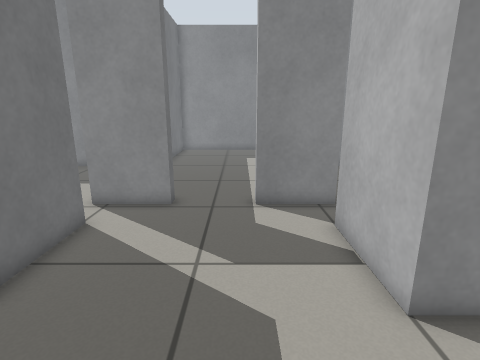
[1] (above)

19 first-person views from a walk through a world built for the Gazebo simulator. The camera is 0.88 m above the floor, tilts 14° down and sees 80° across. The floor is counted in squares, 0.25 m on a side. Each view is taken from the middle of a square. On the plan, view 1 faces up. The plan holds only what a view shows up to about 20 squares ahead; the rest is blank.

[2]
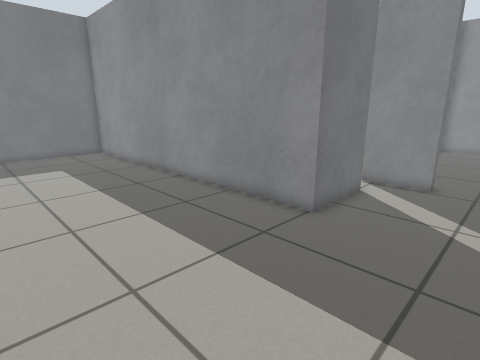

[3]
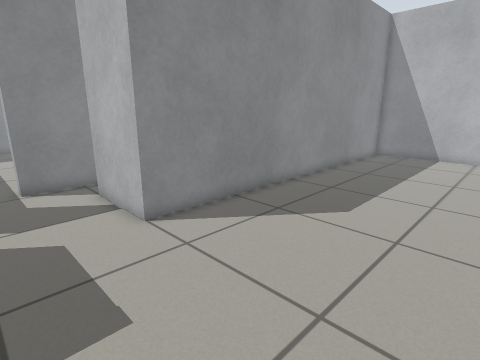

[4]
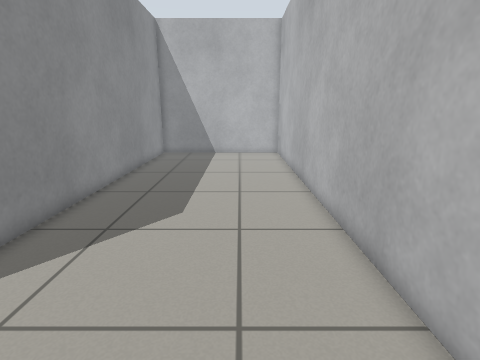

[5]
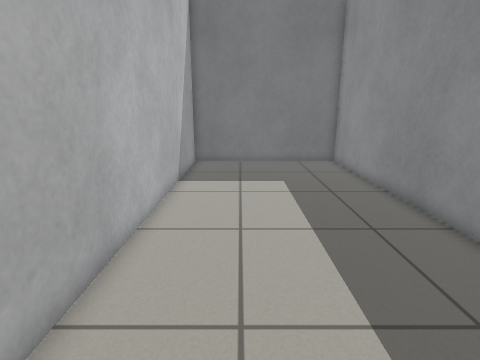

[6]
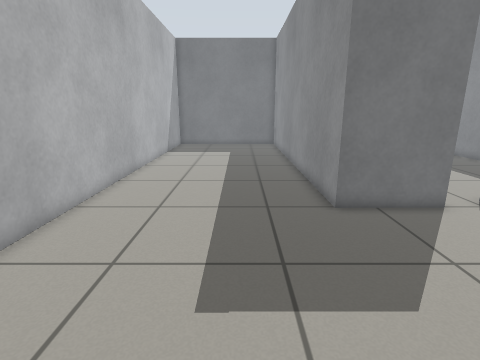

[7]
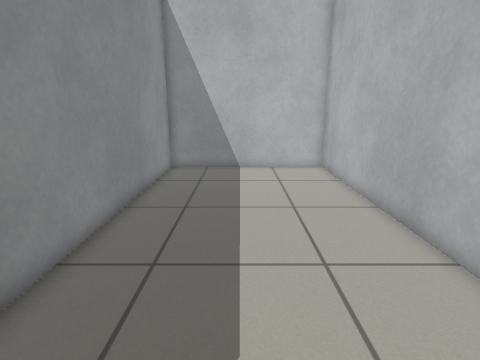

[8]
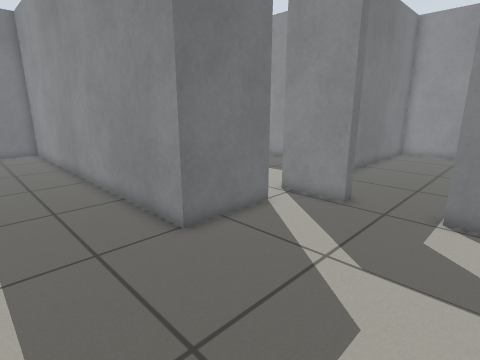

[9]
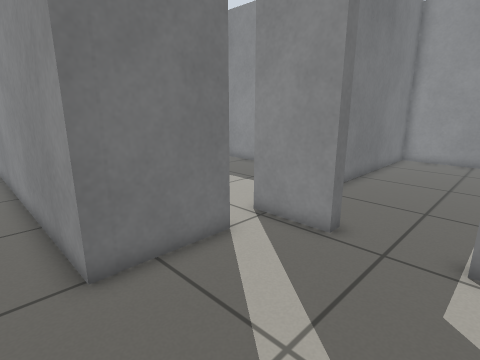

[10]
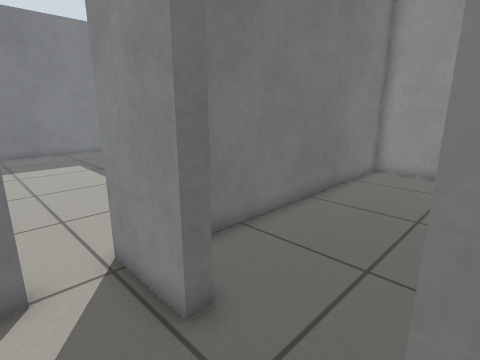

[11]
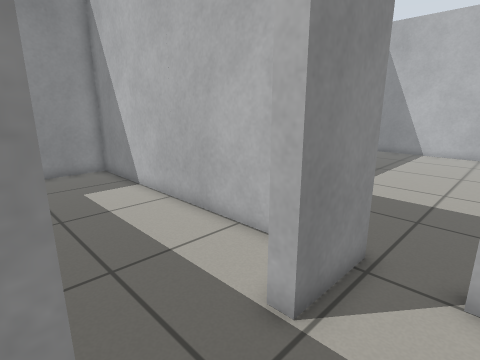

[12]
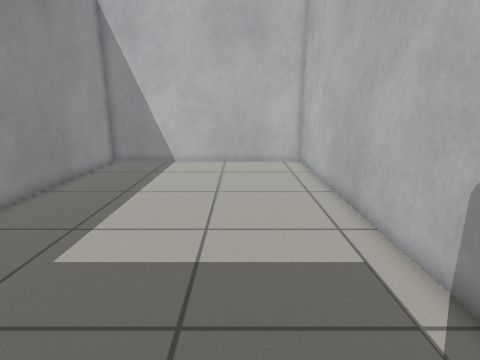

[13]
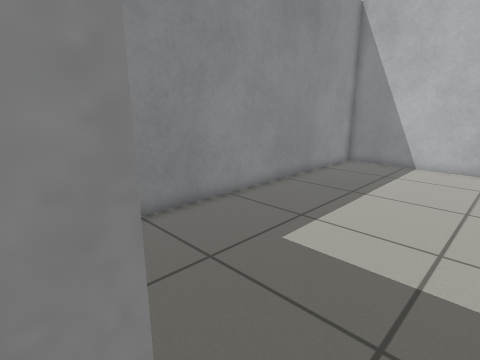

[14]
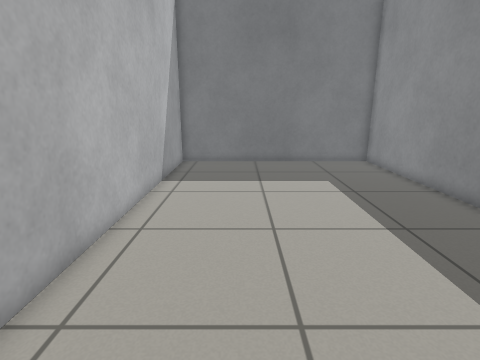

[15]
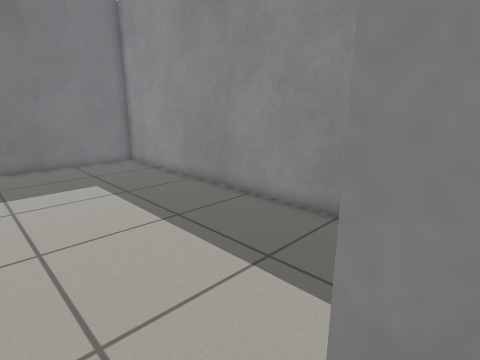

[16]
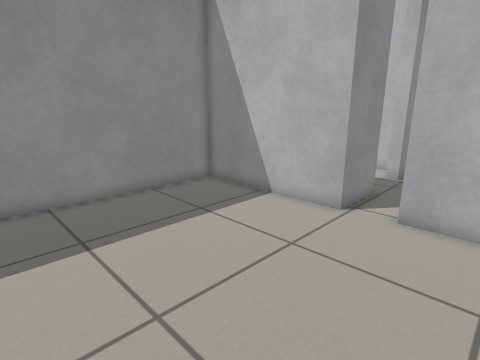

[17]
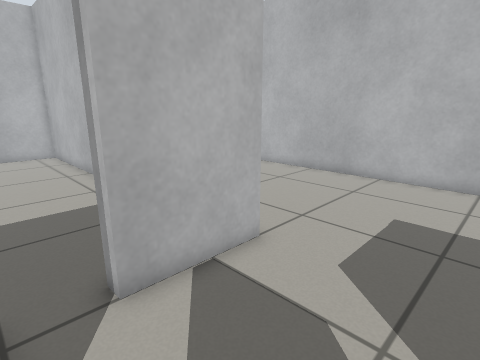

[18]
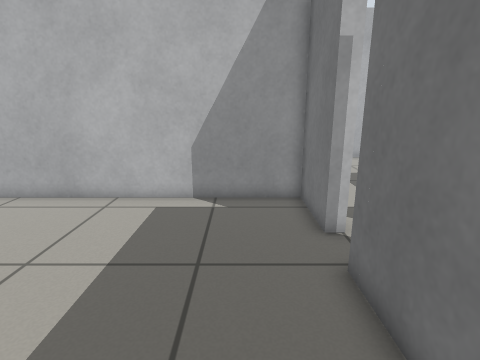

[19]
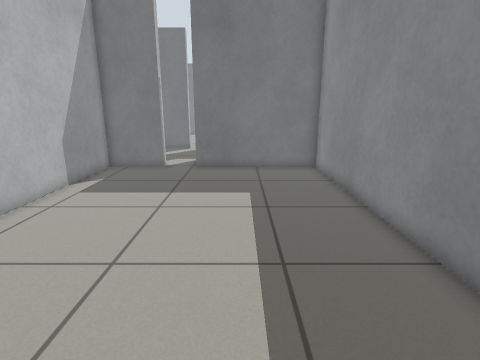

### Floor plan
Ten units are one square. View 1 is at (0, 0); x grows to the right and y downward. Boxes are objects, and circles mark ways between rooms. Rooms are numbered by the first view taken in them; rooms with no view inside come last. Other rooms are left out.
<svg viewBox="-249 -256 478 312">
<path fill="none" stroke="#000" d="M-49 -85 -49 -45 -244 -45 -244 51 224 51 224 -43 30 -43 30 -83M26 -103 6 -103 6 -110M-26 -110 -26 -103 -56 -103M30 -83 36 -83 36 -49 224 -49 224 -177 36 -177 36 -103 26 -103M-56 -103 -56 -177 -244 -177 -244 -51 -90 -51M-56 -64 -56 -85M30 -116 30 -251 -49 -251 -49 -128"/>
<circle cx="20" cy="-90" r="3" fill="#2a7"/>
<circle cx="-50" cy="-90" r="3" fill="#2a7"/>
<circle cx="-10" cy="-105" r="3" fill="#2a7"/>
<text x="-10" y="0">1</text>
<text x="130" y="-110">2</text>
<text x="-150" y="-110">3</text>
<text x="-10" y="-180">4</text>
</svg>
Room 1 opens to room 2. Room 1 opens to room 3. Room 1 opens to room 4.

Where each view was taken, in squares from view 1:
view 1: 0 up, 0 right, facing up
view 2: 4 down, 0 right, facing up-left
view 3: 4 down, 1 left, facing up-right
view 4: 2 down, 1 left, facing right
view 5: 2 down, 5 left, facing left
view 6: 1 up, 5 right, facing left
view 7: 0 up, 5 right, facing right
view 8: 0 up, 2 right, facing up-left
view 9: 3 up, 1 right, facing up-left
view 10: 8 up, 1 right, facing up-left
view 11: 8 up, 3 left, facing up-right
view 12: 9 up, 3 right, facing right
view 13: 9 up, 3 right, facing up-right
view 14: 9 up, 5 left, facing left
view 15: 9 up, 5 left, facing up-left
view 16: 6 up, 15 left, facing up-right
view 17: 10 up, 2 left, facing down-right
view 18: 16 up, 6 right, facing down
view 19: 13 up, 21 right, facing left
